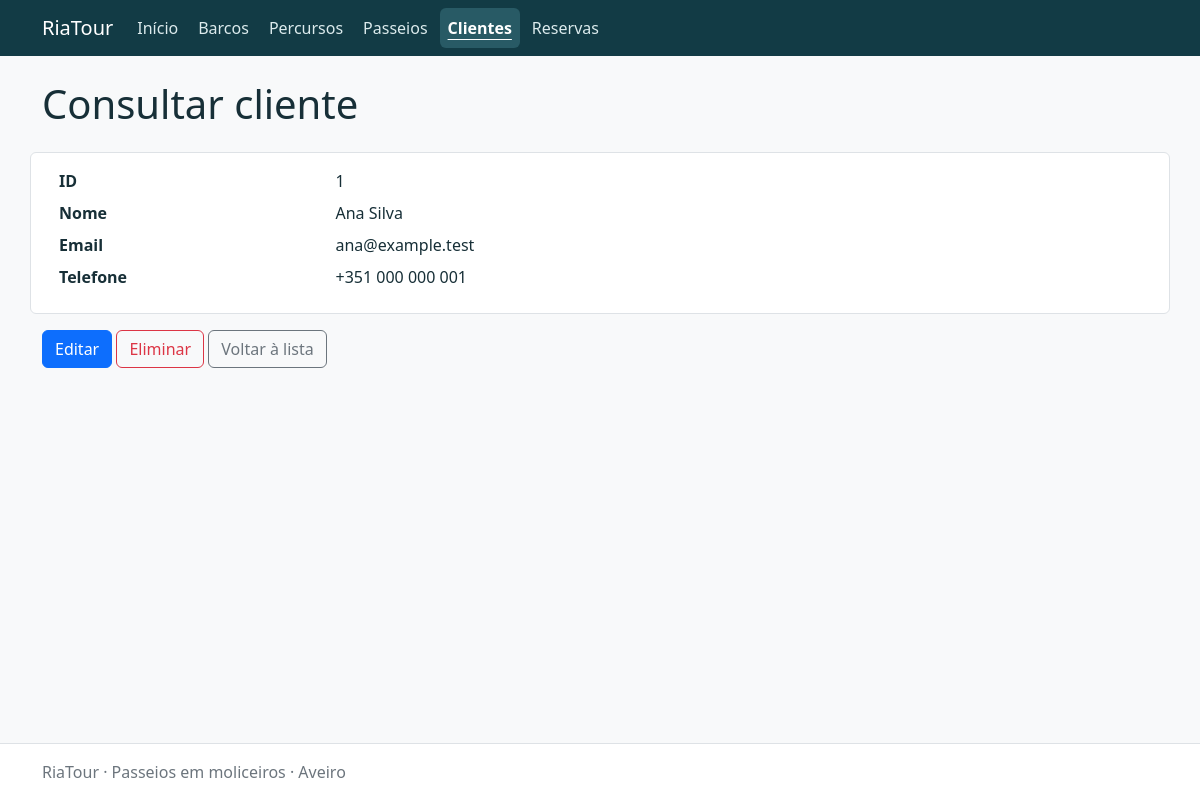
/customers/view.php?id=1, run on the app's committed database.
### tables this page shows
CREATE TABLE customers (
    id INT UNSIGNED AUTO_INCREMENT PRIMARY KEY,
    name VARCHAR(120) NOT NULL,
    email VARCHAR(254) NOT NULL,
    phone VARCHAR(32) NOT NULL,
    CONSTRAINT chk_customers_name CHECK (CHAR_LENGTH(TRIM(name)) > 0),
    CONSTRAINT chk_customers_email CHECK (CHAR_LENGTH(TRIM(email)) > 0),
    CONSTRAINT chk_customers_phone CHECK (CHAR_LENGTH(TRIM(phone)) > 0)
);

### app/helpers/functions.php (called while the page is built, shortened)
<?php
function e($value): string
{
    return htmlspecialchars((string) $value, ENT_QUOTES | ENT_SUBSTITUTE, 'UTF-8');
}
function url(string $path = ''): string
{
    global $config;
    return rtrim($config['base_url'], '/') . '/' . ltrim($path, '/');
}
function database(): PDO
{
    global $config;
    static $connection = null;
    if ($connection === null) {
        $connection = new PDO(
            "mysql:host={$config['host']};port={$config['port']};dbname={$config['database']};charset=utf8mb4",
            $config['username'],
            $config['password'],
            [
                PDO::ATTR_ERRMODE => PDO::ERRMODE_EXCEPTION,
                PDO::ATTR_DEFAULT_FETCH_MODE => PDO::FETCH_ASSOC,
                PDO::ATTR_EMULATE_PREPARES => false,
            ]
        );
    }
    return $connection;
}
function inputText(array $input, string $key): string
{
    return isset($input[$key]) && is_string($input[$key]) ? trim($input[$key]) : '';
}
function requestId(): int
{
    $id = filter_var(inputText($_GET, 'id'), FILTER_VALIDATE_INT, ['options' => ['min_range' => 1]]);
    return $id;
}
function fetchRecord(string $sql, int $id): array
{
    try {
        $statement = database()->prepare($sql);
        $statement->execute(['id' => $id]);
        $record = $statement->fetch();
    } catch (PDOException $exception) {
        error_log($exception->getMessage());
        pageError(503, 'Não foi possível consultar os dados. Verifique a ligação à base de dados.');
    }
    return $record;
}

### app/config/local.php (called while the page is built)
<?php
return ['host'=>'127.0.0.1','port'=>3306,'database'=>'bdRiaTour_NomeConcorrente_C27','username'=>'root','password'=>'','base_url'=>''];

### app/bootstrap.php (called while the page is built, shortened)
<?php
$config = require __DIR__ . '/config/local.php';
require_once __DIR__ . '/helpers/functions.php';

### public/customers/view.php (the view, shortened to what this page needs)
<?php
require __DIR__ . '/../../app/bootstrap.php';
$id = requestId();
$record = fetchRecord('SELECT * FROM customers WHERE id = :id', $id);
$columns = ['id' => 'ID', 'name' => 'Nome', 'email' => 'Email', 'phone' => 'Telefone'];
require __DIR__ . '/../../app/views/header.php';
?>
<dl class="row bg-white border rounded p-3">
<?php foreach ($columns as $field => $label): ?>
    <dt class="col-sm-3"><?= e($label) ?></dt><dd class="col-sm-9 text-break" style="white-space: pre-wrap"><?= $field === 'status' ? statusBadge($record[$field]) : e($record[$field]) ?></dd>
<?php endforeach; ?>
</dl>
<a class="btn btn-primary" href="<?= e(url('customers/form.php?id=' . $id)) ?>">Editar</a>
<a class="btn btn-outline-danger" href="<?= e(url('customers/delete.php?id=' . $id)) ?>">Eliminar</a>
<a class="btn btn-outline-secondary" href="<?= e(url('customers/')) ?>">Voltar à lista</a>
<?php require __DIR__ . '/../../app/views/footer.php'; ?>

### public/assets/riatour.css (style rules this page uses)
:root { --bs-body-color: #172f37; }

### data on the page
customers: id "1", name "Ana Silva", email "ana@example.test", phone "+351 000 000 001"

### other printed values
$label "Barcos"
$label "Percursos"
$label "Passeios"
$label "Clientes"
$label "Reservas"
$title "Consultar cliente"
$label "ID"
$label "Nome"
$label "Email"
$label "Telefone"
